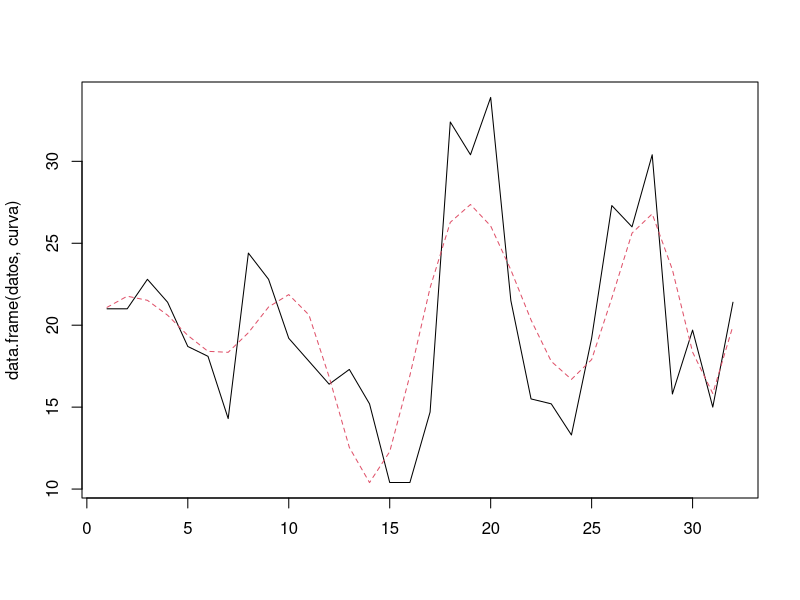

Recreate this plot in R.
datos <- mtcars$mpg

k <- 10
curva <- smooth.spline(x=1:length(datos),y=datos,all.knots=FALSE,nknots=k)$y

matplot(data.frame(datos, curva), type = "l")


